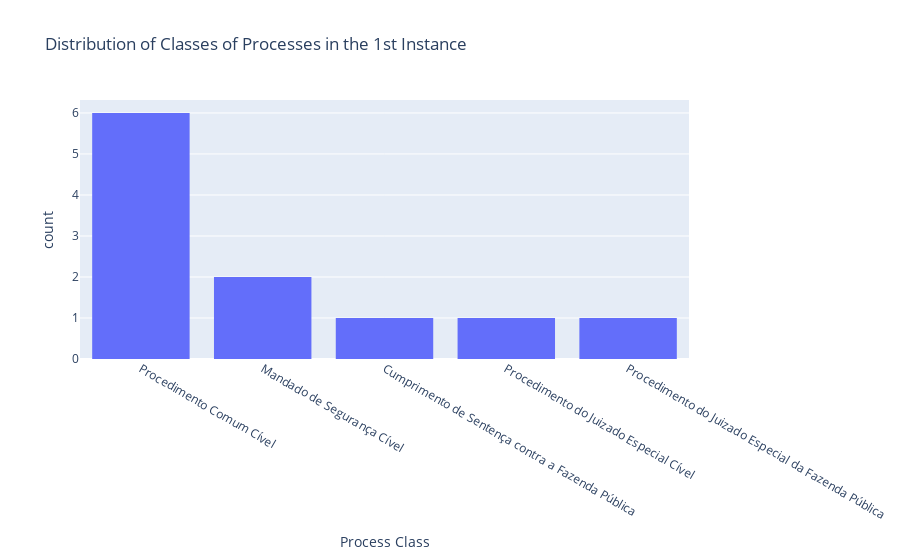

Notebook code for this chart:
### Code cell
# Visualization 1: Distribution of Classes of Processes in the 1st Instance
fig1 = px.histogram(df,
                    x="Classe 1ª Instância",
                    title="Distribution of Classes of Processes in the 1st Instance",
                    labels={"Classe 1ª Instância": "Process Class"}
                    )
fig1.update_xaxes(categoryorder='total descending')
fig1.show()

### Figure 1 — Plotly figure (JSON) as saved in the notebook; plotly's stock layout.template omitted (floating-point values rounded to 4 significant figures)
{"data": [{"alignmentgroup": "True", "bingroup": "x", "hovertemplate": "Process Class=%{x}<br>count=%{y}<extra></extra>", "legendgroup": "", "marker": {"color": "#636efa", "pattern": {"shape": ""}}, "name": "", "offsetgroup": "", "orientation": "v", "showlegend": false, "type": "histogram", "x": ["Cumprimento de Sentença contra a Fazenda Pública", "Mandado de Segurança Cível", "Procedimento do Juizado Especial Cível", "Mandado de Segurança Cível", "Procedimento Comum Cível", "Procedimento Comum Cível", "Procedimento do Juizado Especial da Fazenda Pública", "Procedimento Comum Cível", "Procedimento Comum Cível", "Procedimento Comum Cível", "Procedimento Comum Cível"], "xaxis": "x", "yaxis": "y"}], "layout": {"barmode": "relative", "legend": {"tracegroupgap": 0}, "title": {"text": "Distribution of Classes of Processes in the 1st Instance"}, "xaxis": {"anchor": "y", "categoryorder": "total descending", "domain": [0, 1], "title": {"text": "Process Class"}}, "yaxis": {"anchor": "x", "domain": [0, 1], "title": {"text": "count"}}}}
